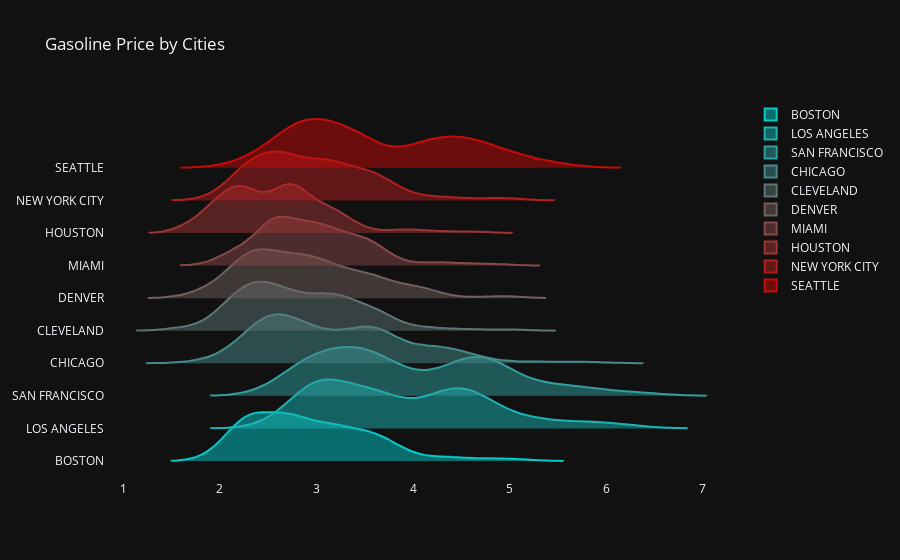

The notebook cell saved with this chart:
### Code cell
plotting_gasoline_by_group(df_pivot,cities,'Cities')

### Figure 1 — Plotly figure (JSON) as saved in the notebook; plotly's stock layout.template omitted (floating-point values rounded to 4 significant figures; data arrays with more than 128 entries replaced by an {"elided": "..."} marker saying what was removed)
{"data": [{"line": {"color": "rgb(5.0, 200.0, 200.0)"}, "name": "BOSTON", "orientation": "h", "points": false, "side": "positive", "type": "violin", "width": 3, "x": {"elided": "565 float values"}}, {"line": {"color": "rgb(26.666666666666668, 178.88888888888889, 178.88888888888889)"}, "name": "LOS ANGELES", "orientation": "h", "points": false, "side": "positive", "type": "violin", "width": 3, "x": {"elided": "565 float values"}}, {"line": {"color": "rgb(48.333333333333336, 157.77777777777777, 157.77777777777777)"}, "name": "SAN FRANCISCO", "orientation": "h", "points": false, "side": "positive", "type": "violin", "width": 3, "x": {"elided": "565 float values"}}, {"line": {"color": "rgb(70.0, 136.66666666666669, 136.66666666666669)"}, "name": "CHICAGO", "orientation": "h", "points": false, "side": "positive", "type": "violin", "width": 3, "x": {"elided": "565 float values"}}, {"line": {"color": "rgb(91.66666666666667, 115.55555555555556, 115.55555555555556)"}, "name": "CLEVELAND", "orientation": "h", "points": false, "side": "positive", "type": "violin", "width": 3, "x": {"elided": "565 float values"}}, {"line": {"color": "rgb(113.33333333333334, 94.44444444444444, 94.44444444444444)"}, "name": "DENVER", "orientation": "h", "points": false, "side": "positive", "type": "violin", "width": 3, "x": {"elided": "565 float values"}}, {"line": {"color": "rgb(135.0, 73.33333333333334, 73.33333333333334)"}, "name": "MIAMI", "orientation": "h", "points": false, "side": "positive", "type": "violin", "width": 3, "x": {"elided": "565 float values"}}, {"line": {"color": "rgb(156.66666666666669, 52.22222222222223, 52.22222222222223)"}, "name": "HOUSTON", "orientation": "h", "points": false, "side": "positive", "type": "violin", "width": 3, "x": {"elided": "565 float values"}}, {"line": {"color": "rgb(178.33333333333334, 31.111111111111114, 31.111111111111114)"}, "name": "NEW YORK CITY", "orientation": "h", "points": false, "side": "positive", "type": "violin", "width": 3, "x": {"elided": "565 float values"}}, {"line": {"color": "rgb(200.0, 10.0, 10.0)"}, "name": "SEATTLE", "orientation": "h", "points": false, "side": "positive", "type": "violin", "width": 3, "x": {"elided": "565 float values"}}], "layout": {"title": {"text": "Gasoline Price by Cities"}, "xaxis": {"showgrid": false, "zeroline": false}}}
